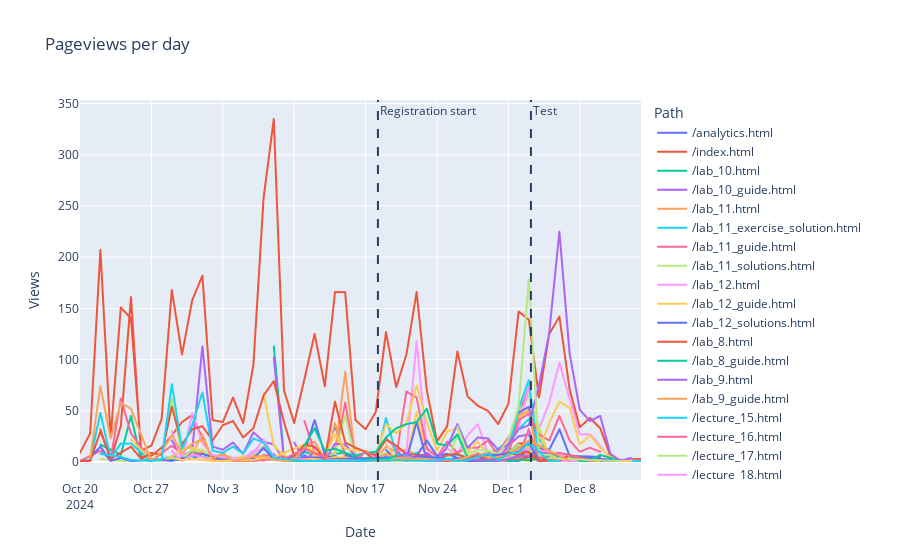

Notebook code cell kept with this figure:
### Code cell
import plotly.express as px
from datetime import datetime

fig = px.line(
    analytics,
    x="Date",
    y="Views",
    color="Path",
    title="Pageviews per day",
)
add_important_dates(fig)
fig.show()
